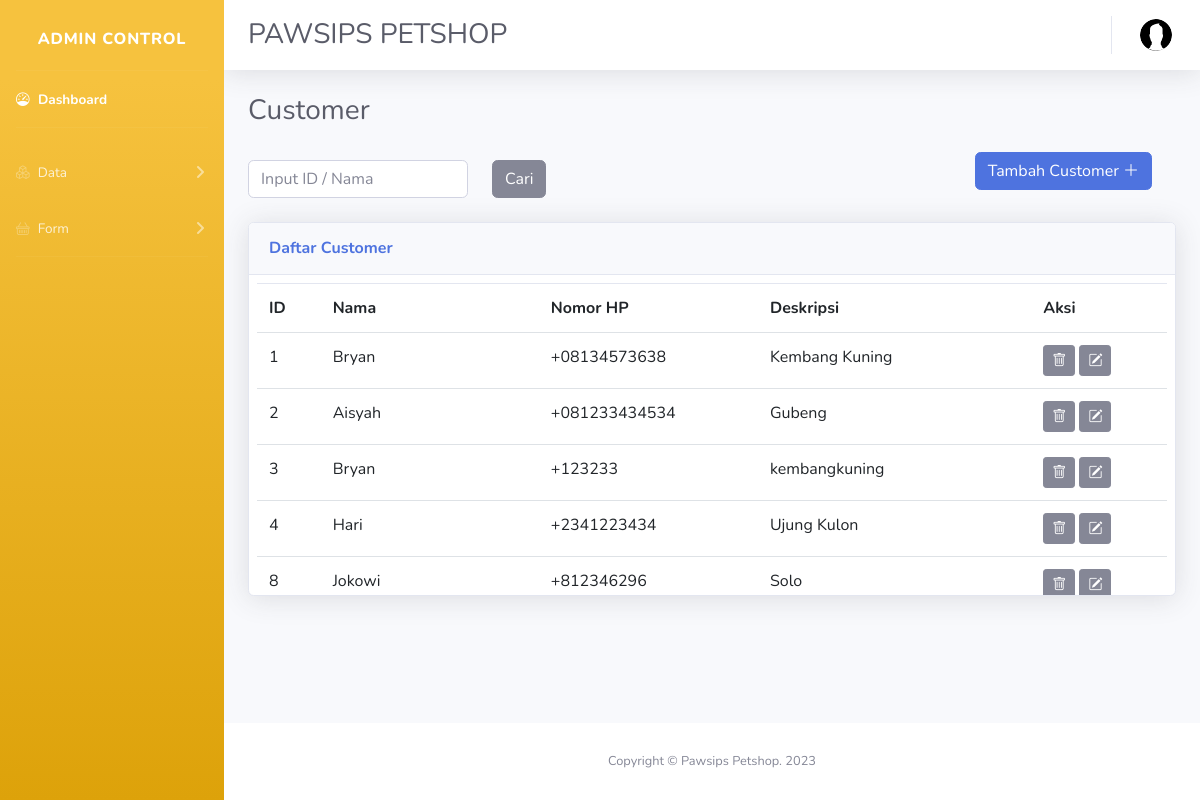
/admin/inventory/customer/customer.php (signed in), run on the app's committed database.
### tables this page shows
CREATE TABLE `customer` (
  `id` int(5) NOT NULL,
  `nama` varchar(50) DEFAULT NULL,
  `notelp` varchar(20) DEFAULT NULL,
  `alamat` varchar(1000) DEFAULT NULL
);

### admin/functions.php (called while the page is built, shortened)
<?php
$conn = mysqli_connect("sql112.infinityfree.com","if0_34427293","DeNOIEZplq2Yya","if0_34427293_db_pet2");
function query ($query){
    global $conn;
    $result = mysqli_query($conn,$query);
    $rows = [];
    while ($row = mysqli_fetch_assoc($result)){
        $rows [] = $row;
    }
    return $rows;
}
?>

### admin/inventory/customer/customer.php (the view, shortened to what this page needs)
<?php
require '../../functions.php';
    $customer = query("SELECT * FROM customer");
?>
<!DOCTYPE html>
<html lang="en">
<head>
    <link href="https://cdn.jsdelivr.net/npm/bootstrap@5.3.0-alpha3/dist/css/bootstrap.min.css" rel="stylesheet">
    <link rel="stylesheet" href="https://cdn.jsdelivr.net/npm/bootstrap-icons@1.10.5/font/bootstrap-icons.css">
    <link href="../../css/style2.css" rel="stylesheet">
</head>
<body id="page-top">
    <div id="wrapper">
        <ul class="navbar-nav bg-gradient-warning sidebar sidebar-dark accordion" id="accordionSidebar">
            <a class="sidebar-brand d-flex align-items-center justify-content-center" href="">
                <div class="sidebar-brand-text mx-3 pt-2">Admin Control</div>
            </a>
            <hr class="sidebar-divider my-0">
            <li class="nav-item active">
                <a class="nav-link" href="../../index.php">
                  <i class="bi bi-speedometer"></i>
                    <span>Dashboard</span></a>
            </li>
            <hr class="sidebar-divider">
            <li class="nav-item">
                <a class="nav-link collapsed" href="#" data-toggle="collapse" data-target="#collapseCharts1"
                    aria-expanded="true" aria-controls="collapseCharts1">
                    <i class="bi bi-boxes"></i>
                    <span>Data</span>
                </a>
            </li>
            <li class="nav-item">
                <a class="nav-link collapsed" href="#" data-toggle="collapse" data-target="#collapseCharts2"
                    aria-expanded="true" aria-controls="collapseCharts2">
                    <i class="bi bi-basket"></i>
                    <span>Form</span>
                </a>
            </li>
            <hr class="sidebar-divider d-none d-md-block">
        </ul>
        <div id="content-wrapper" class="d-flex flex-column">
            <div id="content">
                <nav class="navbar navbar-expand navbar-light bg-white topbar mb-4 static-top shadow">
                    <div class="d-sm-flex align-items-center justify-content-between mb-4">
                        <h1 class="h3 mb-0 text-gray-800 pt-4 ps-2">PAWSIPS PETSHOP</h1>
                    </div>
                    <ul class="navbar-nav ml-auto">
                        <li class="nav-item dropdown no-arrow">
                            <a class="nav-link dropdown-toggle" href="#" id="userDropdown" role="button"
                                data-toggle="dropdown" aria-haspopup="true" aria-expanded="false">
                                <img class="img-profile rounded-circle"
                                    src="../../img/undraw_profile.svg">
                            </a>
                        </li>
                    </ul>
                </nav>
                <div class="container-fluid">
                    <div class="d-sm-flex align-items-center justify-content-between mb-4">
                        <h1 class="h3 mb-0 text-gray-800">Customer</h1>
                    </div>
                    <div class="row d-flex justify-content-between">
                        <div class="col-md-auto pt-2 pb-4">
                            <form action="" method ="post" class="row g-3">
                                <div class="col-md-auto">
                                    <input class="form-control" type="text" name ="keyword" autofocus placeholder ="Input ID / Nama" autocomplete ="off" required>
                                </div>
                                <div class="col-md-auto">
                                    <button class="btn btn-secondary" type ="submit" name="cari">Cari</button>
                                </div>
                            </form>
                        </div>
                        <div class="col-md-auto ps-3">
                            <a href="tambah.php"><button type="button" class="btn btn-primary me-4">Tambah Customer <i class="bi bi-plus-lg"></i></button></a>
                        </div>
                    </div>
                    <div class="row">
                        <div class="col-xl-12 col-lg-10">
                            <div class="card shadow mb-4">
                                <div class="card-header py-3">
                                    <h6 class="m-0 font-weight-bold text-primary">Daftar Customer</h6>
                                </div>
                                <div class="d-flex justify-content-center p-2 pb-2 overflow-y-scroll" style="max-height: 20rem;">
                                    <table class="table align-middle">
                                        <tr>
                                            <th>ID</th>
                                            <th>Nama</th>
                                            <th>Nomor HP</th>
                                            <th>Deskripsi</th>
                                            <th>Aksi</th>
                                        </tr>
                                    <?php foreach ($customer as $row) : ?>
                                    <tr>
                                        <td><?= $row["id"]?></td>
                                        <td><?= ($row["nama"])?></td>
                                        <td>+<?=($row["notelp"])?></td>
                                        <td><?= ($row["alamat"])?></td>
                                        <td class="">
                                            <a href="hapus.php?id=<?= $row["id"];?>" onclick="return confirm('Yakin?');"><button type="button" class="btn btn-secondary btn-sm p-1"><i class="bi bi-trash p-1"></i></button></a>
                                            <a href="ubah.php?id=<?= $row["id"];?>"><button type="button" class="btn btn-secondary btn-sm p-1"><i class="bi bi-pencil-square p-1"></i></button></a>
                                        </td>
                                    </tr>
                                    <?php endforeach ?>
                                    </table>
                                </div>
                            </div>
                        </div>
                    </div>
                </div>
            </div>
            <footer class="sticky-footer bg-white">
                <div class="container my-auto">
                    <div class="copyright text-center my-auto">
                        <span>Copyright &copy;  Pawsips Petshop. 2023</span>
                    </div>
                </div>
            </footer>
        </div>
    </div>
</body>
</html>

### data on the page
customer: id "1", nama "Bryan", notelp "08134573638", alamat "Kembang Kuning"
customer: id "2", nama "Aisyah", notelp "081233434534", alamat "Gubeng"
customer: id "3", nama "Bryan", notelp "123233", alamat "kembangkuning"
customer: id "4", nama "Hari", notelp "2341223434", alamat "Ujung Kulon"
customer: id "8", nama "Jokowi", notelp "812346296", alamat "Solo"
